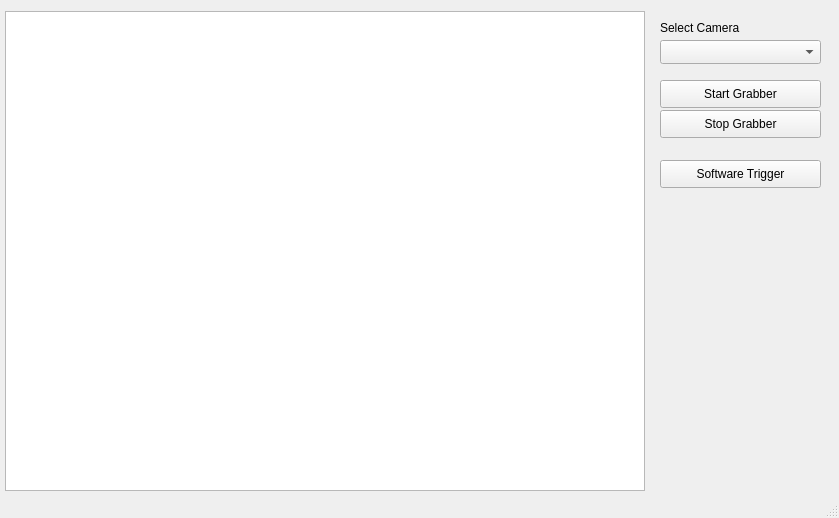
<?xml version="1.0" encoding="UTF-8"?>
<ui version="4.0">
 <class>MainWindow</class>
 <widget class="QMainWindow" name="MainWindow">
  <property name="geometry">
   <rect>
    <x>0</x>
    <y>0</y>
    <width>839</width>
    <height>518</height>
   </rect>
  </property>
  <property name="windowTitle">
   <string>Basler Camera Viewer</string>
  </property>
  <widget class="QWidget" name="centralwidget">
   <widget class="QGraphicsView" name="graphicsView">
    <property name="geometry">
     <rect>
      <x>5</x>
      <y>11</y>
      <width>640</width>
      <height>480</height>
     </rect>
    </property>
   </widget>
   <widget class="QLabel" name="label">
    <property name="geometry">
     <rect>
      <x>660</x>
      <y>20</y>
      <width>101</width>
      <height>16</height>
     </rect>
    </property>
    <property name="text">
     <string>Select Camera</string>
    </property>
    <property name="scaledContents">
     <bool>false</bool>
    </property>
   </widget>
   <widget class="QComboBox" name="comboBoxCamera">
    <property name="geometry">
     <rect>
      <x>660</x>
      <y>40</y>
      <width>161</width>
      <height>24</height>
     </rect>
    </property>
   </widget>
   <widget class="QPushButton" name="pushButtonStart">
    <property name="enabled">
     <bool>true</bool>
    </property>
    <property name="geometry">
     <rect>
      <x>660</x>
      <y>80</y>
      <width>161</width>
      <height>28</height>
     </rect>
    </property>
    <property name="text">
     <string>Start Grabber</string>
    </property>
   </widget>
   <widget class="QPushButton" name="pushButtonStop">
    <property name="geometry">
     <rect>
      <x>660</x>
      <y>110</y>
      <width>161</width>
      <height>28</height>
     </rect>
    </property>
    <property name="text">
     <string>Stop Grabber</string>
    </property>
   </widget>
   <widget class="QPushButton" name="pushButtonSoftwareTrigger">
    <property name="geometry">
     <rect>
      <x>660</x>
      <y>160</y>
      <width>161</width>
      <height>28</height>
     </rect>
    </property>
    <property name="text">
     <string>Software Trigger</string>
    </property>
   </widget>
  </widget>
  <widget class="QStatusBar" name="statusbar"/>
 </widget>
 <resources/>
 <connections/>
</ui>
